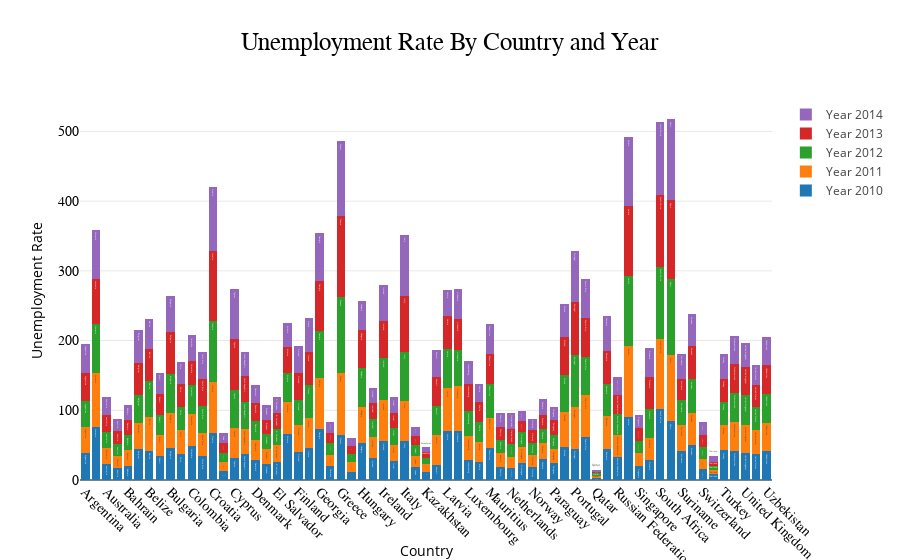

Notebook source saved alongside this figure:
### Code cell
# Plot unemployment rate in bar chart by country and years with plotly.graph_objs.Bar

data = [
    go.Bar(
        x=empdataupdate['Country'],
        y=empdataupdate['2010'],
        name='Year 2010',
        text = empdataupdate['Country']
    ),
    go.Bar(
        x=empdataupdate['Country'], 
        y=empdataupdate['2011'],
        name='Year 2011',
        text = empdataupdate['Country']
    ),
    go.Bar(
       x=empdataupdate['Country'], 
        y=empdataupdate['2012'],
        name='Year 2012',
        text = empdataupdate['Country']
    ),
    go.Bar(
        x=empdataupdate['Country'], 
        y=empdataupdate['2013'],
        name='Year 2013',
        text = empdataupdate['Country']
    ),
    go.Bar(
        x=empdataupdate['Country'], 
        y=empdataupdate['2014'],
        name='Year 2014',
        text = empdataupdate['Country']
    )
    

]

layout = go.Layout(
    barmode='stack',
    title='Unemployment Rate By Country and Year',
    titlefont = dict(
        family='Old Standard TT, serif',
        size = 25,
        color = 'Black'
    ),
    xaxis=go.layout.XAxis(
        tickangle= 45,
        color = 'Black',
         title = "Country",
         tickfont=dict(
            family='Old Standard TT, serif',
            size=14,
            color='black'
                    ),
    ),
     yaxis= dict(
         color = 'black',
         title = "Unemployment Rate",
          tickfont=dict(
            family='Old Standard TT, serif',
            size=14,
            color='black'
                    ),
    ),
)

fig = go.Figure(data=data, layout=layout)
pyo.iplot(fig)

### Figure 1 — Plotly figure (JSON) as saved in the notebook; plotly's stock layout.template omitted (floating-point values rounded to 4 significant figures)
{"data": [{"name": "Year 2010", "text": ["Argentina", "Armenia", "Australia", "Austria", "Bahrain", "Belgium", "Belize", "Brazil", "Bulgaria", "Chile", "Colombia", "Costa Rica", "Croatia", "Cuba", "Cyprus", "Czech Republic", "Denmark", "Ecuador", "El Salvador", "Estonia", "Finland", "France", "Georgia", "Germany", "Greece", "Guatemala", "Hungary", "Iceland", "Ireland", "Israel", "Italy", "Japan", "Kazakhstan", "Kuwait", "Latvia", "Lithuania", "Luxembourg", "Malta", "Mauritius", "Mexico", "Netherlands", "Nicaragua", "Norway", "Panama", "Paraguay", "Poland", "Portugal", "Puerto Rico", "Qatar", "Romania", "Russian Federation", "Serbia", "Singapore", "Slovenia", "South Africa", "Spain", "Suriname", "Sweden", "Switzerland", "Thailand", "Turkey", "Turkmenistan", "United Kingdom", "United States", "Uzbekistan"], "type": "bar", "uid": "ef6796a9-39a2-425e-8e95-eec2a3dd893b", "x": ["Argentina", "Armenia", "Australia", "Austria", "Bahrain", "Belgium", "Belize", "Brazil", "Bulgaria", "Chile", "Colombia", "Costa Rica", "Croatia", "Cuba", "Cyprus", "Czech Republic", "Denmark", "Ecuador", "El Salvador", "Estonia", "Finland", "France", "Georgia", "Germany", "Greece", "Guatemala", "Hungary", "Iceland", "Ireland", "Israel", "Italy", "Japan", "Kazakhstan", "Kuwait", "Latvia", "Lithuania", "Luxembourg", "Malta", "Mauritius", "Mexico", "Netherlands", "Nicaragua", "Norway", "Panama", "Paraguay", "Poland", "Portugal", "Puerto Rico", "Qatar", "Romania", "Russian Federation", "Serbia", "Singapore", "Slovenia", "South Africa", "Spain", "Suriname", "Sweden", "Switzerland", "Thailand", "Turkey", "Turkmenistan", "United Kingdom", "United States", "Uzbekistan"], "y": [39, 76.6, 22.8, 17.6, 20.4, 45, 41.8, 34.4, 45.8, 37.2, 48.6, 34, 67, 12.2, 32, 37, 28.2, 22.6, 26, 66.6, 40.8, 45.2, 73.6, 19.4, 64.8, 11.4, 53.2, 32.2, 56, 27.2, 55.6, 18.2, 12, 21.2, 69.8, 70.4, 29, 26.4, 46.2, 18.8, 17.6, 24.6, 18.4, 29.8, 23.8, 46.8, 44.6, 61.2, 3, 44.6, 33.6, 91, 19.8, 29.2, 101.6, 85, 41.4, 50.4, 15.4, 8, 42.4, 41.2, 39.2, 37.4, 41.2]}, {"name": "Year 2011", "text": ["Argentina", "Armenia", "Australia", "Austria", "Bahrain", "Belgium", "Belize", "Brazil", "Bulgaria", "Chile", "Colombia", "Costa Rica", "Croatia", "Cuba", "Cyprus", "Czech Republic", "Denmark", "Ecuador", "El Salvador", "Estonia", "Finland", "France", "Georgia", "Germany", "Greece", "Guatemala", "Hungary", "Iceland", "Ireland", "Israel", "Italy", "Japan", "Kazakhstan", "Kuwait", "Latvia", "Lithuania", "Luxembourg", "Malta", "Mauritius", "Mexico", "Netherlands", "Nicaragua", "Norway", "Panama", "Paraguay", "Poland", "Portugal", "Puerto Rico", "Qatar", "Romania", "Russian Federation", "Serbia", "Singapore", "Slovenia", "South Africa", "Spain", "Suriname", "Sweden", "Switzerland", "Thailand", "Turkey", "Turkmenistan", "United Kingdom", "United States", "Uzbekistan"], "type": "bar", "uid": "369926ec-a806-4d24-8141-6350aabfd0ad", "x": ["Argentina", "Armenia", "Australia", "Austria", "Bahrain", "Belgium", "Belize", "Brazil", "Bulgaria", "Chile", "Colombia", "Costa Rica", "Croatia", "Cuba", "Cyprus", "Czech Republic", "Denmark", "Ecuador", "El Salvador", "Estonia", "Finland", "France", "Georgia", "Germany", "Greece", "Guatemala", "Hungary", "Iceland", "Ireland", "Israel", "Italy", "Japan", "Kazakhstan", "Kuwait", "Latvia", "Lithuania", "Luxembourg", "Malta", "Mauritius", "Mexico", "Netherlands", "Nicaragua", "Norway", "Panama", "Paraguay", "Poland", "Portugal", "Puerto Rico", "Qatar", "Romania", "Russian Federation", "Serbia", "Singapore", "Slovenia", "South Africa", "Spain", "Suriname", "Sweden", "Switzerland", "Thailand", "Turkey", "Turkmenistan", "United Kingdom", "United States", "Uzbekistan"], "y": [37.6, 77.4, 22.8, 16.4, 22.8, 37.2, 48.6, 30.4, 50.4, 35.2, 46.4, 34, 73.2, 13.4, 42.8, 35.8, 28.6, 21.4, 24, 45.2, 37.8, 43.8, 73.2, 16.8, 88.2, 14.8, 52, 29.2, 58.2, 23.2, 58.2, 16, 10.6, 43.2, 62, 64, 33.6, 28, 43.4, 20, 15, 23.2, 17.4, 23.8, 20.4, 51, 60, 60.2, 3.4, 47.8, 30.6, 100.8, 18.4, 31.6, 100.2, 94.2, 38, 46.4, 15.2, 5.8, 35.8, 42, 40.2, 34.8, 41.2]}, {"name": "Year 2012", "text": ["Argentina", "Armenia", "Australia", "Austria", "Bahrain", "Belgium", "Belize", "Brazil", "Bulgaria", "Chile", "Colombia", "Costa Rica", "Croatia", "Cuba", "Cyprus", "Czech Republic", "Denmark", "Ecuador", "El Salvador", "Estonia", "Finland", "France", "Georgia", "Germany", "Greece", "Guatemala", "Hungary", "Iceland", "Ireland", "Israel", "Italy", "Japan", "Kazakhstan", "Kuwait", "Latvia", "Lithuania", "Luxembourg", "Malta", "Mauritius", "Mexico", "Netherlands", "Nicaragua", "Norway", "Panama", "Paraguay", "Poland", "Portugal", "Puerto Rico", "Qatar", "Romania", "Russian Federation", "Serbia", "Singapore", "Slovenia", "South Africa", "Spain", "Suriname", "Sweden", "Switzerland", "Thailand", "Turkey", "Turkmenistan", "United Kingdom", "United States", "Uzbekistan"], "type": "bar", "uid": "bfd99a3d-1cb7-4767-bb16-128a1bd81171", "x": ["Argentina", "Armenia", "Australia", "Austria", "Bahrain", "Belgium", "Belize", "Brazil", "Bulgaria", "Chile", "Colombia", "Costa Rica", "Croatia", "Cuba", "Cyprus", "Czech Republic", "Denmark", "Ecuador", "El Salvador", "Estonia", "Finland", "France", "Georgia", "Germany", "Greece", "Guatemala", "Hungary", "Iceland", "Ireland", "Israel", "Italy", "Japan", "Kazakhstan", "Kuwait", "Latvia", "Lithuania", "Luxembourg", "Malta", "Mauritius", "Mexico", "Netherlands", "Nicaragua", "Norway", "Panama", "Paraguay", "Poland", "Portugal", "Puerto Rico", "Qatar", "Romania", "Russian Federation", "Serbia", "Singapore", "Slovenia", "South Africa", "Spain", "Suriname", "Sweden", "Switzerland", "Thailand", "Turkey", "Turkmenistan", "United Kingdom", "United States", "Uzbekistan"], "y": [36.8, 70, 23.4, 17.4, 21, 39.4, 52, 28.8, 56.4, 32.4, 41.2, 37.6, 88.2, 13.6, 53.6, 39.2, 28.2, 21.8, 23.8, 42, 35.6, 47.6, 67.6, 16.2, 109.4, 11.2, 55.8, 26.8, 60.8, 24.6, 70.4, 15.6, 9.2, 42.2, 56.6, 52.4, 37, 28.6, 47.4, 19, 19, 21.2, 17.2, 20, 20.8, 52.8, 75.2, 54.8, 3.2, 45.6, 30, 101.2, 18, 41.2, 104.4, 108.6, 34.8, 48.4, 17, 6.2, 34.2, 41.4, 42.8, 33, 41.2]}, {"name": "Year 2013", "text": ["Argentina", "Armenia", "Australia", "Austria", "Bahrain", "Belgium", "Belize", "Brazil", "Bulgaria", "Chile", "Colombia", "Costa Rica", "Croatia", "Cuba", "Cyprus", "Czech Republic", "Denmark", "Ecuador", "El Salvador", "Estonia", "Finland", "France", "Georgia", "Germany", "Greece", "Guatemala", "Hungary", "Iceland", "Ireland", "Israel", "Italy", "Japan", "Kazakhstan", "Kuwait", "Latvia", "Lithuania", "Luxembourg", "Malta", "Mauritius", "Mexico", "Netherlands", "Nicaragua", "Norway", "Panama", "Paraguay", "Poland", "Portugal", "Puerto Rico", "Qatar", "Romania", "Russian Federation", "Serbia", "Singapore", "Slovenia", "South Africa", "Spain", "Suriname", "Sweden", "Switzerland", "Thailand", "Turkey", "Turkmenistan", "United Kingdom", "United States", "Uzbekistan"], "type": "bar", "uid": "aea21be9-356c-4619-b507-ef0a658299d8", "x": ["Argentina", "Armenia", "Australia", "Austria", "Bahrain", "Belgium", "Belize", "Brazil", "Bulgaria", "Chile", "Colombia", "Costa Rica", "Croatia", "Cuba", "Cyprus", "Czech Republic", "Denmark", "Ecuador", "El Salvador", "Estonia", "Finland", "France", "Georgia", "Germany", "Greece", "Guatemala", "Hungary", "Iceland", "Ireland", "Israel", "Italy", "Japan", "Kazakhstan", "Kuwait", "Latvia", "Lithuania", "Luxembourg", "Malta", "Mauritius", "Mexico", "Netherlands", "Nicaragua", "Norway", "Panama", "Paraguay", "Poland", "Portugal", "Puerto Rico", "Qatar", "Romania", "Russian Federation", "Serbia", "Singapore", "Slovenia", "South Africa", "Spain", "Suriname", "Sweden", "Switzerland", "Thailand", "Turkey", "Turkmenistan", "United Kingdom", "United States", "Uzbekistan"], "y": [39.4, 65, 24.4, 18.2, 21.2, 46.2, 44.8, 29.4, 59.4, 32.2, 33.8, 39.8, 100.6, 13.8, 73.8, 37.8, 26, 19.6, 22.4, 37.4, 39.2, 47.4, 71.4, 15.6, 116, 11.4, 54, 22.2, 53.4, 21.4, 79.4, 13.6, 8.2, 41, 46.2, 43.8, 38.4, 28.2, 43.8, 18.8, 22, 15.4, 18.2, 20.2, 21, 54.4, 75.6, 56.2, 2.4, 47.6, 28.2, 99.4, 18, 45.6, 102.8, 114.2, 31, 47.6, 17.6, 6.4, 33, 41.2, 40.6, 31.6, 41]}, {"name": "Year 2014", "text": ["Argentina", "Armenia", "Australia", "Austria", "Bahrain", "Belgium", "Belize", "Brazil", "Bulgaria", "Chile", "Colombia", "Costa Rica", "Croatia", "Cuba", "Cyprus", "Czech Republic", "Denmark", "Ecuador", "El Salvador", "Estonia", "Finland", "France", "Georgia", "Germany", "Greece", "Guatemala", "Hungary", "Iceland", "Ireland", "Israel", "Italy", "Japan", "Kazakhstan", "Kuwait", "Latvia", "Lithuania", "Luxembourg", "Malta", "Mauritius", "Mexico", "Netherlands", "Nicaragua", "Norway", "Panama", "Paraguay", "Poland", "Portugal", "Puerto Rico", "Qatar", "Romania", "Russian Federation", "Serbia", "Singapore", "Slovenia", "South Africa", "Spain", "Suriname", "Sweden", "Switzerland", "Thailand", "Turkey", "Turkmenistan", "United Kingdom", "United States", "Uzbekistan"], "type": "bar", "uid": "c718e066-6499-428f-aa3e-3d190ed06f99", "x": ["Argentina", "Armenia", "Australia", "Austria", "Bahrain", "Belgium", "Belize", "Brazil", "Bulgaria", "Chile", "Colombia", "Costa Rica", "Croatia", "Cuba", "Cyprus", "Czech Republic", "Denmark", "Ecuador", "El Salvador", "Estonia", "Finland", "France", "Georgia", "Germany", "Greece", "Guatemala", "Hungary", "Iceland", "Ireland", "Israel", "Italy", "Japan", "Kazakhstan", "Kuwait", "Latvia", "Lithuania", "Luxembourg", "Malta", "Mauritius", "Mexico", "Netherlands", "Nicaragua", "Norway", "Panama", "Paraguay", "Poland", "Portugal", "Puerto Rico", "Qatar", "Romania", "Russian Federation", "Serbia", "Singapore", "Slovenia", "South Africa", "Spain", "Suriname", "Sweden", "Switzerland", "Thailand", "Turkey", "Turkmenistan", "United Kingdom", "United States", "Uzbekistan"], "y": [42.6, 70.2, 26.2, 18.4, 21.8, 47.2, 44, 30.4, 51.8, 32.8, 37.8, 38.4, 91.8, 14.2, 71.4, 33.4, 24.8, 21.6, 23.4, 34, 38.4, 47.8, 68.2, 15.2, 107.8, 10.8, 42, 21.8, 51.6, 22, 88.2, 13, 7, 38.8, 38.6, 43, 32, 27.2, 42.4, 19.8, 22.2, 15.2, 16.8, 22, 18.6, 48, 73.6, 55.6, 2.6, 50.2, 25.8, 99, 19.2, 41.6, 105.2, 115.8, 35.8, 45.6, 17.4, 7.8, 35.4, 40.4, 33.4, 28, 40.6]}], "layout": {"barmode": "stack", "title": {"font": {"color": "Black", "family": "Old Standard TT, serif", "size": 25}, "text": "Unemployment Rate By Country and Year"}, "xaxis": {"color": "Black", "tickangle": 45, "tickfont": {"color": "black", "family": "Old Standard TT, serif", "size": 14}, "title": {"text": "Country"}}, "yaxis": {"color": "black", "tickfont": {"color": "black", "family": "Old Standard TT, serif", "size": 14}, "title": {"text": "Unemployment Rate"}}}}
